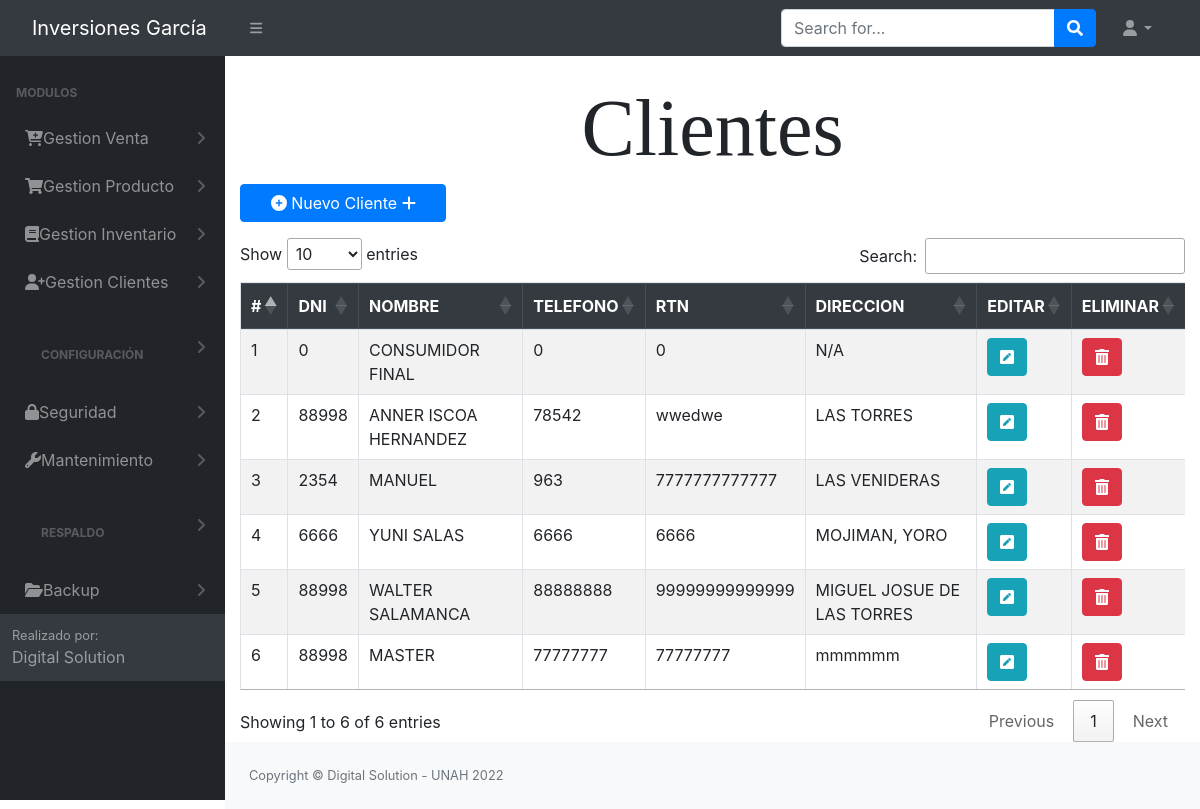
Before: /src/vista_cliente.php (signed in) with the older database file.
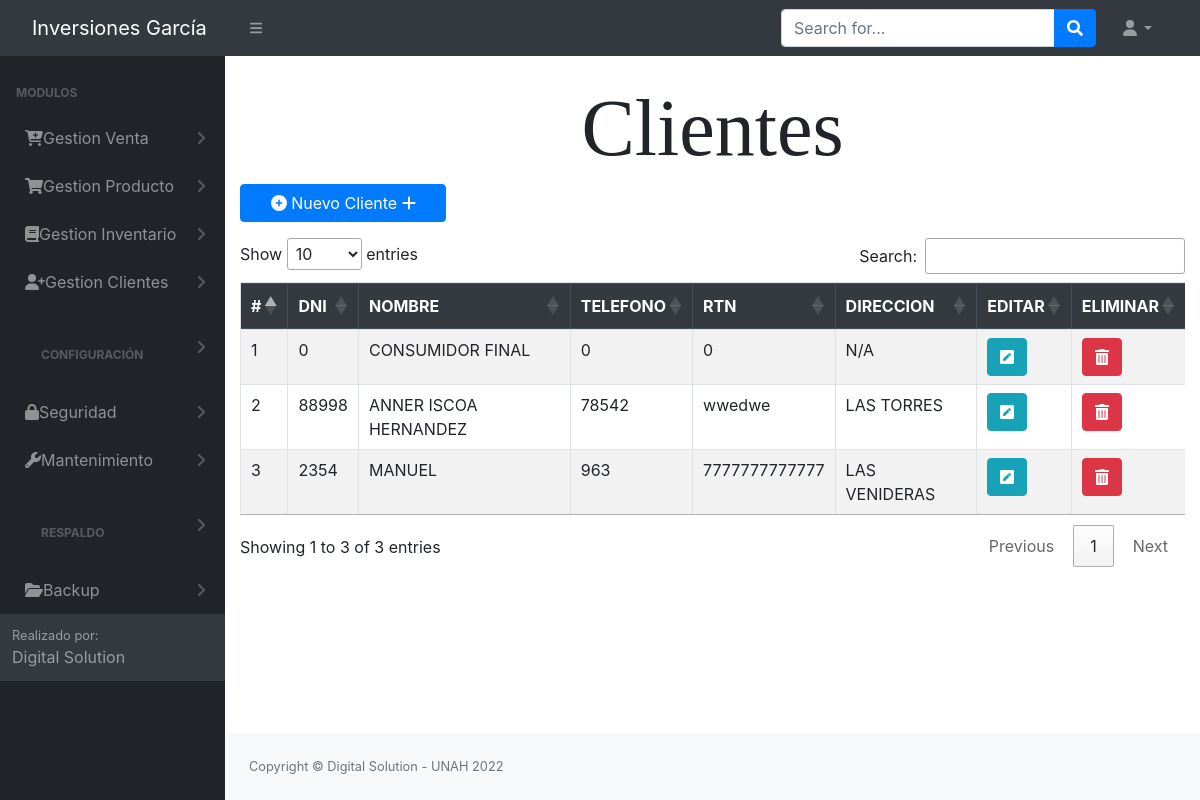
After: the same page with the newer database file.
### tables this page shows
CREATE TABLE `tbl_permisos` (
  `id_permiso` int(11) NOT NULL AUTO_INCREMENT,
  `id_rol` int(11) NOT NULL,
  `permiso_insercion` int(11) NOT NULL,
  `permiso_eliminacion` int(11) NOT NULL,
  `permiso_modificar` int(11) NOT NULL,
  `permiso_consultar` int(11) NOT NULL,
  `id_objeto` int(11) NOT NULL,
  `pdf` int(11) NOT NULL,
  PRIMARY KEY (`id_permiso`),
  KEY `id_objeto` (`id_objeto`),
  KEY `id_rol` (`id_rol`)
);

CREATE TABLE `tbl_modulos` (
  `id_objeto` int(11) NOT NULL AUTO_INCREMENT,
  `Objeto` varchar(100) NOT NULL,
  `descripcion_objeto` varchar(30) NOT NULL,
  `id_padre` int(11) NOT NULL,
  `URL` varchar(100) NOT NULL,
  PRIMARY KEY (`id_objeto`)
);

CREATE TABLE `tbl_cliente` (
  `idcliente` int(11) NOT NULL AUTO_INCREMENT,
  `DNI` varchar(18) NOT NULL,
  `nombre` varchar(100) NOT NULL,
  `telefono` varchar(15) NOT NULL,
  `RTN` varchar(14) DEFAULT NULL,
  `direccion` varchar(200) NOT NULL,
  `usuario_id` int(11) NOT NULL,
  PRIMARY KEY (`idcliente`),
  KEY `usuario_id` (`usuario_id`)
);

### controladores/controlador_cliente.php (called while the page is built, shortened)
<?php
    require_once '../modelos/modelo_cliente.php';
    function ListarCliente(){
        $modeloCliente = new Cliente();
        $resultado = $modeloCliente->ListarCliente();
        return $resultado;
    }
?>

### config/conex.php (called while the page is built, shortened)
<?php
     function getConexion()
    {
        $db = new PDO('mysql:host=localhost:3306;dbname=bd_inversiones_garcia', 'root', '');
        return $db;
    }
?>

### modelos/modelo_cliente.php (called while the page is built, shortened)
<?php
    class Cliente{
        private $db;
        private $clientes;
    public function __construct(){
        $this->clientes = array();
    }
    private function setNames(){
        return $this->db->query("SET NAMES 'utf8'");
    }
    public function ListarCliente(){
        $this->db = getConexion();
        $this->setNames();
        $sql = "select * from tbl_cliente";
        $resultado = $this->db->query($sql);
        while ($filas = $resultado->fetch(PDO::FETCH_ASSOC)){
            $this->clientes[] = $filas;
        }
        return $this->clientes;
        $this->db=null;
    }
}

### src/vista_cliente.php (the view, shortened to what this page needs)
<?php include_once "../Login/header.php";
include_once '../controladores/controlador_cliente.php';
$id = $_SESSION['rol'];
$sql = mysqli_query($conn, "SELECT * FROM tbl_permisos where ID_OBJETO = 2 and ID_ROL = '$id'");
$row = mysqli_fetch_array($sql);
$insertar = $row['permiso_insercion'];
$modificar = $row['permiso_modificar'];
$eliminar = $row['permiso_eliminacion'];
?>
<h1 class=" text-center" id="letra"> Clientes </h1>
<div class="container-fluid">
    <div class="page-title">
        <div class="title_right">
            <div class="col-md-3 col-sm-3 form-group row pull-right top_search">
            <?php if ($insertar == 1) { ?>
                <button onclick="window.location.href='nuevo_cliente.php';" class="btn btn-primary"><i class="fa-solid fa-circle-plus"></i> Nuevo Cliente <i class="fa fa-plus"></i></button>
                <?php } ?>
            </div>
        </div>
    </div>
    <div class="row">
        <div class="col-lg-12">
            <div class="table-responsive">
                <table class="table table-striped table-bordered" id="table">
                    <thead class="thead-dark">
                        <tr>
                            <th>#</th>
                            <th>DNI</th>
                            <th>NOMBRE</th>
                            <th>TELEFONO</th>
                            <th>RTN</th>
                            <th>DIRECCION</th>
                            <?php if ($modificar == 1) { ?>
                            <th>EDITAR</th>
                            <?php } ?>
                            <?php if ($eliminar == 1) { ?>
                            <th>ELIMINAR</th>
                            <?php } ?>
                        </tr>
                    </thead>
                    <tbody>
                        <?php
                            $resultado = ListarCliente();
                            global $modificar;
                            global $eliminar;
                             $ii = 0;
                            foreach ($resultado as $registro){
                              $ii = $ii + 1;
                              echo "<tr>";
                              echo "<td>" . $ii . "</td>";
                              echo "<td>" . $registro['DNI'] . "</td>";
                              echo "<td>" . $registro['nombre'] . "</td>";
                              echo "<td>" . $registro['telefono'] . "</td>";
                              echo "<td>" . $registro['RTN'] . "</td>";
                              echo "<td>" . $registro['direccion'] . "</td>";
                              if ($modificar == 1){
                              echo "<th><a href=../src/modificar_cliente.php?id=" . $registro['idcliente'] . " class='btn btn-round btn-info'><i class='fas fa-pen-square' style='color: white'></i></a></th>";
                              }
                              if ($eliminar == 1) {
                                echo "<th><button class ='btn btn-round btn-danger' onclick='eliminar(".$registro['idcliente'].")'> <i class='fas fa-trash-alt'></i></a></th>";
                                }
                                echo "</tr>";
                              }
                        ?>
                    </tbody>
                </table>
            </div>
        </div>
    </div>
</div>
<?php include_once "../Login/footer.php"; ?>

### Login/header.php (shortened to what this page needs)
<?php
include '../config/conn.php';
?>
<!DOCTYPE html>
<html lang="en">
    <head>
        <link href="https://cdn.jsdelivr.net/npm/simple-datatables@latest/dist/style.css" rel="stylesheet" />
        <link href="../dist/css/styles.css" rel="stylesheet" />
        <link rel="stylesheet" href="../Login/vendors/x/dist/notiflix-3.2.5.min.css" />
        <link rel="stylesheet" href="https://cdnjs.cloudflare.com/ajax/libs/twitter-bootstrap/4.1.3/css/bootstrap.css">
        <link rel="stylesheet" href="https://cdn.datatables.net/1.10.20/css/dataTables.bootstrap4.min.css">
        <link rel="stylesheet" type="text/css" href="assets/css/main.css">
        <link rel="stylesheet" type="text/css" href="assets/css/style.css">
        <link href="https://cdn.jsdelivr.net/npm/bootstrap@5.1.3/dist/css/bootstrap.min.css" rel="stylesheet">
        <link href="../dist/css/contenedor.css" rel="stylesheet" />
        <link href="../Login/vendors/bootstrap/dist/css/bootstrap.min.css" rel="stylesheet">
        <link rel="stylesheet" href="../Login/vendors/notiflix/dist/notiflix-3.2.5.min.css" />
        <link rel="stylesheet" href="https://cdnjs.cloudflare.com/ajax/libs/font-awesome/5.7.2/css/all.min.css" />
        <link rel="stylesheet" href="https://cdnjs.cloudflare.com/ajax/libs/simple-line-icons/2.4.1/css/simple-line-icons.css" />
        <link rel="stylesheet" href="https://cdn.datatables.net/1.10.19/css/jquery.dataTables.min.css" />
        <link rel="stylesheet" href="https://cdn.datatables.net/buttons/1.5.6/css/buttons.dataTables.min.css" />
    </head>
    <body class="sb-nav-fixed">
        <nav class="sb-topnav navbar navbar-expand navbar-dark bg-dark">
            <a class="navbar-brand ps-3" id="titulo_menu" href="../dist/home.php">  Inversiones García  </a>
            <button class="btn btn-link btn-sm order-1 order-lg-0 me-4 me-lg-0" id="sidebarToggle" href="#!"><i class="fas fa-bars"></i></button>
            <form class="d-none d-md-inline-block form-inline ms-auto me-0 me-md-3 my-2 my-md-0">
                <div class="input-group">
                    <input class="form-control" type="text" placeholder="Search for..." aria-label="Search for..." aria-describedby="btnNavbarSearch" />
                    <button class="btn btn-primary" id="btnNavbarSearch" type="button"><i class="fas fa-search"></i></button>
                </div>
            </form>
            <ul class="navbar-nav ms-auto ms-md-0 me-3 me-lg-4">
                <li class="nav-item dropdown">
                    <a class="nav-link dropdown-toggle" id="navbarDropdown" href="#" role="button" data-bs-toggle="dropdown" aria-expanded="false"><i class="fas fa-user fa-fw"></i></a>
                </li>
            </ul>
        </nav>
        <div id="layoutSidenav">
            <div id="layoutSidenav_nav">
                <nav class="sb-sidenav accordion sb-sidenav-dark" id="sidenavAccordion">
                    <div class="sb-sidenav-menu">
                        <div class="nav">
                            <div class="sb-sidenav-menu-heading">Modulos</div>
                            <?php
                            $rol = $_SESSION['rol'];
                            $result = mysqli_query($conn, "select * from tbl_modulos tm inner join tbl_permisos tp ON tm.ID_OBJETO = tp.ID_OBJETO where tm.ID_PADRE = 0 and tp.permiso_consultar = 1 and tp.ID_ROL = '$rol'"); ?>
                            <?php foreach ($result as $i) : ?>
                                <a class="nav-link collapsed" href="#" data-bs-toggle="collapse" data-bs-target="#pagesCollapsePersonas<?= $i['id_objeto'] ?>" aria-expanded="false" aria-controls="pagesCollapseError">
                                    &nbsp;&nbsp;<?= $i['Objeto'] ?>
                                    <div class="sb-sidenav-collapse-arrow"><i class="fas fa-angle-down"></i></div>
                                </a>
                            <?php endforeach; ?>
                    </div>
                    <div class="sb-sidenav-footer">
                        <div class="small">Realizado por:</div>
                        Digital Solution
                    </div>
                </nav>
            </div>
            <div id="layoutSidenav_content"> <br>

### Login/footer.php (shortened to what this page needs)
                <footer class="py-4 bg-light mt-auto">
                    <div class="container-fluid px-4">
                        <div class="d-flex align-items-center justify-content-between small">
                            <div class="text-muted">Copyright &copy; Digital Solution - UNAH 2022</div>
                        </div>
                    </div>
                </footer>
            </div>
        </div>
    </body>
</html>

### src/assets/css/style.css (style rules this page uses)
.row { display: -webkit-box; display: -ms-flexbox; display: flex; -ms-flex-wrap: wrap; flex-wrap: wrap; margin-right: -5px; margin-left: -5px; }

### src/vista_cliente.php (style rules this page uses)
h1 { font-family: Vladimir Script; font-size: 80px; }

Changed rows visible on the page:
removed tbl_cliente: DNI "6666", nombre "YUNI SALAS", telefono "6666", RTN "6666", direccion "MOJIMAN, YORO"
removed tbl_cliente: DNI "88998", nombre "WALTER SALAMANCA", telefono "88888888", RTN "99999999999999", direccion "MIGUEL JOSUE DE LAS TORRES"
removed tbl_cliente: DNI "88998", nombre "MASTER", telefono "77777777", RTN "77777777", direccion "mmmmmm"
Other visible differences:
text written by a page script: "Show entries Search: Showing 1 to 6 of 6 entries Previous 1 Next" → "Show entries Search: Showing 1 to 3 of 3 entries Previous 1 Next"
